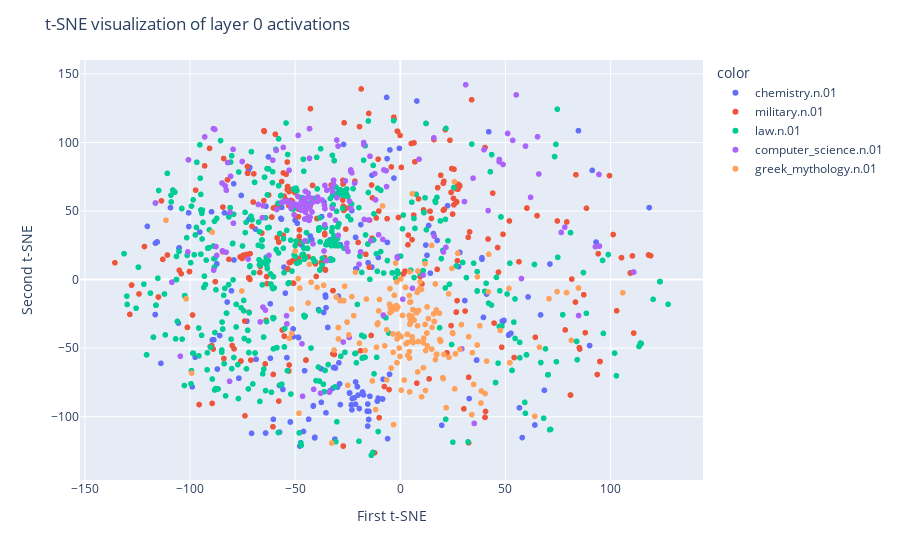
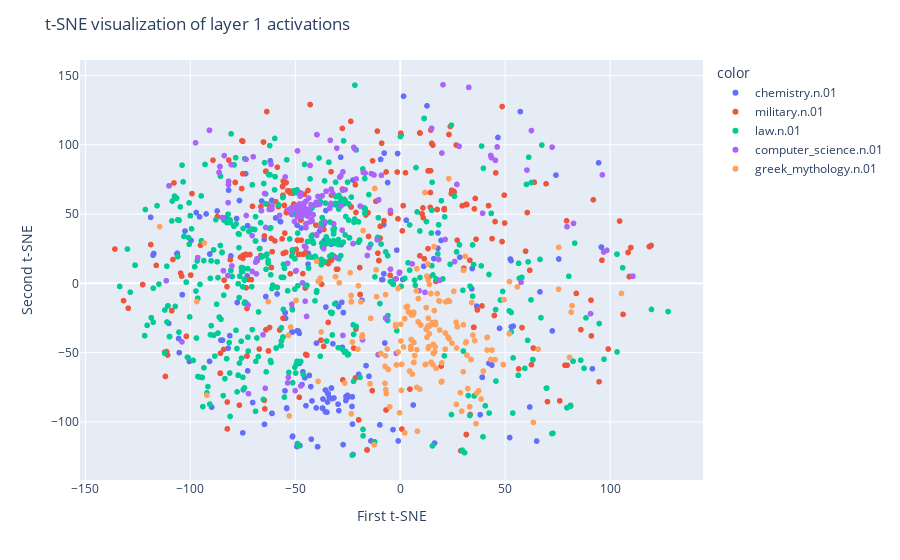
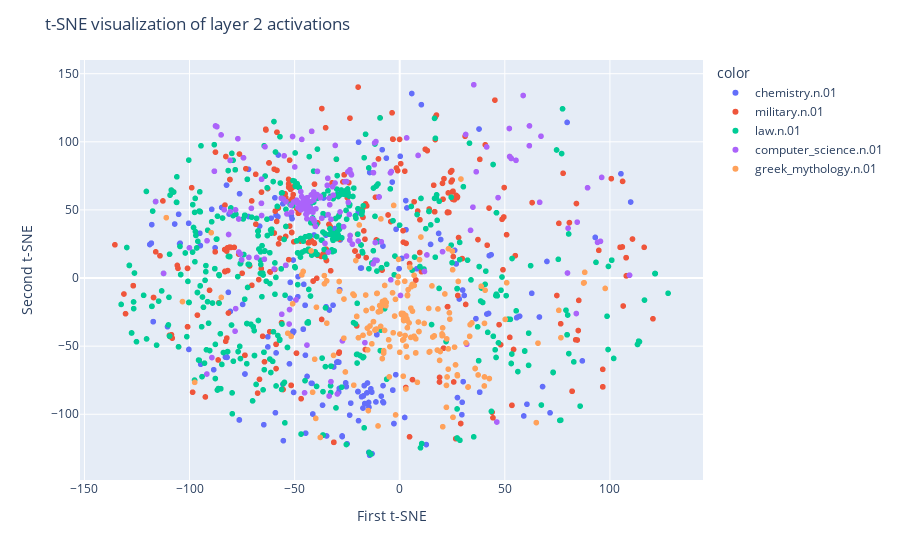
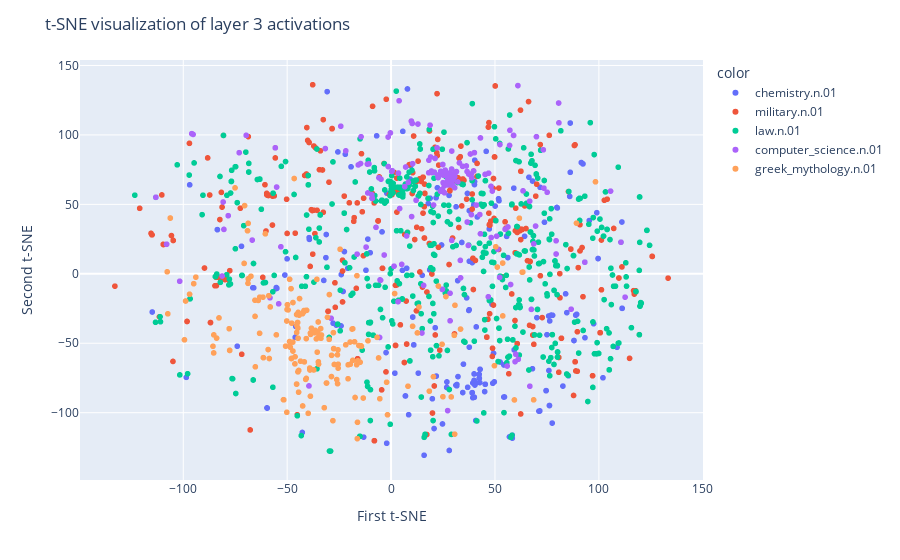

Notebook code for these charts, in order:
### Code cell
domain_frequency = domain_df.groupby('domain').size()
top_10_domains = domain_frequency.sort_values(ascending=False).head(5)

in_top_10 = [domain in top_10_domains for domain in domain_df['domain']]
top_df = domain_df.loc[in_top_10]

for i in amap_df['#layer'].unique():
    visualize_tsne(top_df, i, 'domain')

### Figure 1 — Plotly figure (JSON) as saved in the notebook; plotly's stock layout.template omitted (floating-point values rounded to 4 significant figures; data arrays with more than 128 entries replaced by an {"elided": "..."} marker saying what was removed)
{"data": [{"hovertemplate": "<b>%{hovertext}</b><br><br>color=chemistry.n.01<br>x=%{x}<br>y=%{y}<extra></extra>", "hovertext": {"elided": "210 str values"}, "legendgroup": "chemistry.n.01", "marker": {"color": "#636efa", "symbol": "circle"}, "mode": "markers", "name": "chemistry.n.01", "showlegend": true, "type": "scattergl", "x": {"elided": "210 float values"}, "xaxis": "x", "y": {"elided": "210 float values"}, "yaxis": "y"}, {"hovertemplate": "<b>%{hovertext}</b><br><br>color=military.n.01<br>x=%{x}<br>y=%{y}<extra></extra>", "hovertext": {"elided": "365 str values"}, "legendgroup": "military.n.01", "marker": {"color": "#EF553B", "symbol": "circle"}, "mode": "markers", "name": "military.n.01", "showlegend": true, "type": "scattergl", "x": {"elided": "365 float values"}, "xaxis": "x", "y": {"elided": "365 float values"}, "yaxis": "y"}, {"hovertemplate": "<b>%{hovertext}</b><br><br>color=law.n.01<br>x=%{x}<br>y=%{y}<extra></extra>", "hovertext": {"elided": "592 str values"}, "legendgroup": "law.n.01", "marker": {"color": "#00cc96", "symbol": "circle"}, "mode": "markers", "name": "law.n.01", "showlegend": true, "type": "scattergl", "x": {"elided": "592 float values"}, "xaxis": "x", "y": {"elided": "592 float values"}, "yaxis": "y"}, {"hovertemplate": "<b>%{hovertext}</b><br><br>color=computer_science.n.01<br>x=%{x}<br>y=%{y}<extra></extra>", "hovertext": {"elided": "205 str values"}, "legendgroup": "computer_science.n.01", "marker": {"color": "#ab63fa", "symbol": "circle"}, "mode": "markers", "name": "computer_science.n.01", "showlegend": true, "type": "scattergl", "x": {"elided": "205 float values"}, "xaxis": "x", "y": {"elided": "205 float values"}, "yaxis": "y"}, {"hovertemplate": "<b>%{hovertext}</b><br><br>color=greek_mythology.n.01<br>x=%{x}<br>y=%{y}<extra></extra>", "hovertext": {"elided": "192 str values"}, "legendgroup": "greek_mythology.n.01", "marker": {"color": "#FFA15A", "symbol": "circle"}, "mode": "markers", "name": "greek_mythology.n.01", "showlegend": true, "type": "scattergl", "x": {"elided": "192 float values"}, "xaxis": "x", "y": {"elided": "192 float values"}, "yaxis": "y"}], "layout": {"legend": {"title": {"text": "color"}, "tracegroupgap": 0}, "margin": {"t": 60}, "title": {"text": "t-SNE visualization of layer 0 activations"}, "xaxis": {"anchor": "y", "domain": [0, 1], "title": {"text": "First t-SNE"}}, "yaxis": {"anchor": "x", "domain": [0, 1], "title": {"text": "Second t-SNE"}}}}

### Figure 2 — Plotly figure (JSON) as saved in the notebook; plotly's stock layout.template omitted (floating-point values rounded to 4 significant figures; data arrays with more than 128 entries replaced by an {"elided": "..."} marker saying what was removed)
{"data": [{"hovertemplate": "<b>%{hovertext}</b><br><br>color=chemistry.n.01<br>x=%{x}<br>y=%{y}<extra></extra>", "hovertext": {"elided": "210 str values"}, "legendgroup": "chemistry.n.01", "marker": {"color": "#636efa", "symbol": "circle"}, "mode": "markers", "name": "chemistry.n.01", "showlegend": true, "type": "scattergl", "x": {"elided": "210 float values"}, "xaxis": "x", "y": {"elided": "210 float values"}, "yaxis": "y"}, {"hovertemplate": "<b>%{hovertext}</b><br><br>color=military.n.01<br>x=%{x}<br>y=%{y}<extra></extra>", "hovertext": {"elided": "365 str values"}, "legendgroup": "military.n.01", "marker": {"color": "#EF553B", "symbol": "circle"}, "mode": "markers", "name": "military.n.01", "showlegend": true, "type": "scattergl", "x": {"elided": "365 float values"}, "xaxis": "x", "y": {"elided": "365 float values"}, "yaxis": "y"}, {"hovertemplate": "<b>%{hovertext}</b><br><br>color=law.n.01<br>x=%{x}<br>y=%{y}<extra></extra>", "hovertext": {"elided": "592 str values"}, "legendgroup": "law.n.01", "marker": {"color": "#00cc96", "symbol": "circle"}, "mode": "markers", "name": "law.n.01", "showlegend": true, "type": "scattergl", "x": {"elided": "592 float values"}, "xaxis": "x", "y": {"elided": "592 float values"}, "yaxis": "y"}, {"hovertemplate": "<b>%{hovertext}</b><br><br>color=computer_science.n.01<br>x=%{x}<br>y=%{y}<extra></extra>", "hovertext": {"elided": "205 str values"}, "legendgroup": "computer_science.n.01", "marker": {"color": "#ab63fa", "symbol": "circle"}, "mode": "markers", "name": "computer_science.n.01", "showlegend": true, "type": "scattergl", "x": {"elided": "205 float values"}, "xaxis": "x", "y": {"elided": "205 float values"}, "yaxis": "y"}, {"hovertemplate": "<b>%{hovertext}</b><br><br>color=greek_mythology.n.01<br>x=%{x}<br>y=%{y}<extra></extra>", "hovertext": {"elided": "192 str values"}, "legendgroup": "greek_mythology.n.01", "marker": {"color": "#FFA15A", "symbol": "circle"}, "mode": "markers", "name": "greek_mythology.n.01", "showlegend": true, "type": "scattergl", "x": {"elided": "192 float values"}, "xaxis": "x", "y": {"elided": "192 float values"}, "yaxis": "y"}], "layout": {"legend": {"title": {"text": "color"}, "tracegroupgap": 0}, "margin": {"t": 60}, "title": {"text": "t-SNE visualization of layer 1 activations"}, "xaxis": {"anchor": "y", "domain": [0, 1], "title": {"text": "First t-SNE"}}, "yaxis": {"anchor": "x", "domain": [0, 1], "title": {"text": "Second t-SNE"}}}}

### Figure 3 — Plotly figure (JSON) as saved in the notebook; plotly's stock layout.template omitted (floating-point values rounded to 4 significant figures; data arrays with more than 128 entries replaced by an {"elided": "..."} marker saying what was removed)
{"data": [{"hovertemplate": "<b>%{hovertext}</b><br><br>color=chemistry.n.01<br>x=%{x}<br>y=%{y}<extra></extra>", "hovertext": {"elided": "210 str values"}, "legendgroup": "chemistry.n.01", "marker": {"color": "#636efa", "symbol": "circle"}, "mode": "markers", "name": "chemistry.n.01", "showlegend": true, "type": "scattergl", "x": {"elided": "210 float values"}, "xaxis": "x", "y": {"elided": "210 float values"}, "yaxis": "y"}, {"hovertemplate": "<b>%{hovertext}</b><br><br>color=military.n.01<br>x=%{x}<br>y=%{y}<extra></extra>", "hovertext": {"elided": "365 str values"}, "legendgroup": "military.n.01", "marker": {"color": "#EF553B", "symbol": "circle"}, "mode": "markers", "name": "military.n.01", "showlegend": true, "type": "scattergl", "x": {"elided": "365 float values"}, "xaxis": "x", "y": {"elided": "365 float values"}, "yaxis": "y"}, {"hovertemplate": "<b>%{hovertext}</b><br><br>color=law.n.01<br>x=%{x}<br>y=%{y}<extra></extra>", "hovertext": {"elided": "592 str values"}, "legendgroup": "law.n.01", "marker": {"color": "#00cc96", "symbol": "circle"}, "mode": "markers", "name": "law.n.01", "showlegend": true, "type": "scattergl", "x": {"elided": "592 float values"}, "xaxis": "x", "y": {"elided": "592 float values"}, "yaxis": "y"}, {"hovertemplate": "<b>%{hovertext}</b><br><br>color=computer_science.n.01<br>x=%{x}<br>y=%{y}<extra></extra>", "hovertext": {"elided": "205 str values"}, "legendgroup": "computer_science.n.01", "marker": {"color": "#ab63fa", "symbol": "circle"}, "mode": "markers", "name": "computer_science.n.01", "showlegend": true, "type": "scattergl", "x": {"elided": "205 float values"}, "xaxis": "x", "y": {"elided": "205 float values"}, "yaxis": "y"}, {"hovertemplate": "<b>%{hovertext}</b><br><br>color=greek_mythology.n.01<br>x=%{x}<br>y=%{y}<extra></extra>", "hovertext": {"elided": "192 str values"}, "legendgroup": "greek_mythology.n.01", "marker": {"color": "#FFA15A", "symbol": "circle"}, "mode": "markers", "name": "greek_mythology.n.01", "showlegend": true, "type": "scattergl", "x": {"elided": "192 float values"}, "xaxis": "x", "y": {"elided": "192 float values"}, "yaxis": "y"}], "layout": {"legend": {"title": {"text": "color"}, "tracegroupgap": 0}, "margin": {"t": 60}, "title": {"text": "t-SNE visualization of layer 2 activations"}, "xaxis": {"anchor": "y", "domain": [0, 1], "title": {"text": "First t-SNE"}}, "yaxis": {"anchor": "x", "domain": [0, 1], "title": {"text": "Second t-SNE"}}}}

### Figure 4 — Plotly figure (JSON) as saved in the notebook; plotly's stock layout.template omitted (floating-point values rounded to 4 significant figures; data arrays with more than 128 entries replaced by an {"elided": "..."} marker saying what was removed)
{"data": [{"hovertemplate": "<b>%{hovertext}</b><br><br>color=chemistry.n.01<br>x=%{x}<br>y=%{y}<extra></extra>", "hovertext": {"elided": "210 str values"}, "legendgroup": "chemistry.n.01", "marker": {"color": "#636efa", "symbol": "circle"}, "mode": "markers", "name": "chemistry.n.01", "showlegend": true, "type": "scattergl", "x": {"elided": "210 float values"}, "xaxis": "x", "y": {"elided": "210 float values"}, "yaxis": "y"}, {"hovertemplate": "<b>%{hovertext}</b><br><br>color=military.n.01<br>x=%{x}<br>y=%{y}<extra></extra>", "hovertext": {"elided": "365 str values"}, "legendgroup": "military.n.01", "marker": {"color": "#EF553B", "symbol": "circle"}, "mode": "markers", "name": "military.n.01", "showlegend": true, "type": "scattergl", "x": {"elided": "365 float values"}, "xaxis": "x", "y": {"elided": "365 float values"}, "yaxis": "y"}, {"hovertemplate": "<b>%{hovertext}</b><br><br>color=law.n.01<br>x=%{x}<br>y=%{y}<extra></extra>", "hovertext": {"elided": "592 str values"}, "legendgroup": "law.n.01", "marker": {"color": "#00cc96", "symbol": "circle"}, "mode": "markers", "name": "law.n.01", "showlegend": true, "type": "scattergl", "x": {"elided": "592 float values"}, "xaxis": "x", "y": {"elided": "592 float values"}, "yaxis": "y"}, {"hovertemplate": "<b>%{hovertext}</b><br><br>color=computer_science.n.01<br>x=%{x}<br>y=%{y}<extra></extra>", "hovertext": {"elided": "205 str values"}, "legendgroup": "computer_science.n.01", "marker": {"color": "#ab63fa", "symbol": "circle"}, "mode": "markers", "name": "computer_science.n.01", "showlegend": true, "type": "scattergl", "x": {"elided": "205 float values"}, "xaxis": "x", "y": {"elided": "205 float values"}, "yaxis": "y"}, {"hovertemplate": "<b>%{hovertext}</b><br><br>color=greek_mythology.n.01<br>x=%{x}<br>y=%{y}<extra></extra>", "hovertext": {"elided": "192 str values"}, "legendgroup": "greek_mythology.n.01", "marker": {"color": "#FFA15A", "symbol": "circle"}, "mode": "markers", "name": "greek_mythology.n.01", "showlegend": true, "type": "scattergl", "x": {"elided": "192 float values"}, "xaxis": "x", "y": {"elided": "192 float values"}, "yaxis": "y"}], "layout": {"legend": {"title": {"text": "color"}, "tracegroupgap": 0}, "margin": {"t": 60}, "title": {"text": "t-SNE visualization of layer 3 activations"}, "xaxis": {"anchor": "y", "domain": [0, 1], "title": {"text": "First t-SNE"}}, "yaxis": {"anchor": "x", "domain": [0, 1], "title": {"text": "Second t-SNE"}}}}
